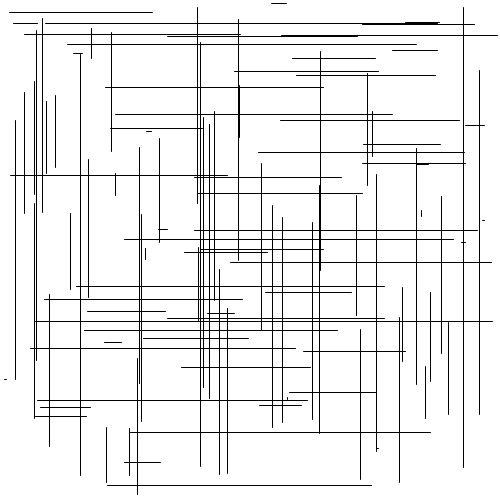
Frame 1 (no input)
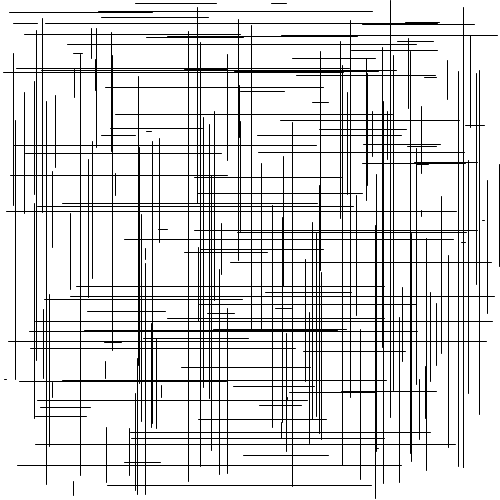
Frame 2 (the mouse pressed at the canvas centre, redrawn once)

The Processing sketch that drew these frames (run headless with seeded random() and noise(); the mouse was pressed at the canvas centre and the sketch redrawn once):

// Processing sketch: image_text_input
// ── image_text_input.pde
void setup() {
  // Set the size of the window
  size(500, 500);
  background(255); // Set the background to white
  stroke(0); // Set the line color to black
}

void draw() {
  int numberOfLines = (int)random(50, 150); // Random number of lines between 50 and 150

  for (int i = 0; i < numberOfLines; i++) {
    float x1 = random(width);
    float y1 = random(height);
    float x2, y2;

    if (random(1) < 0.5) {
      // Horizontal line
      x2 = x1;
      y2 = random(height);
    } else {
      // Vertical line
      x2 = random(width);
      y2 = y1;
    }

    line(x1, y1, x2, y2); // Draw the line
  }

  noLoop(); // Stop the draw loop after drawing the lines
  save("iteration_1.jpg");
}
